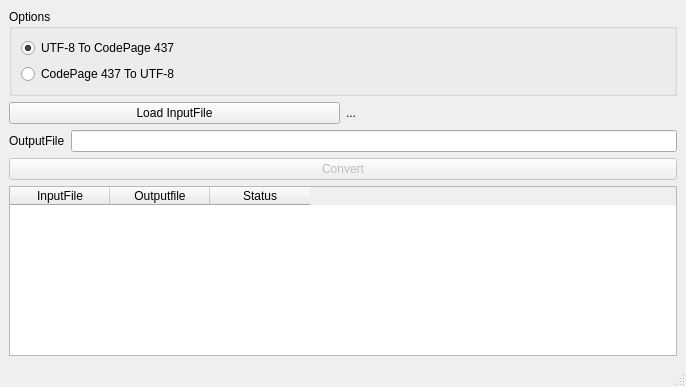
<?xml version="1.0" encoding="UTF-8"?>
<ui version="4.0">
 <class>MainWindow</class>
 <widget class="QMainWindow" name="MainWindow">
  <property name="geometry">
   <rect>
    <x>0</x>
    <y>0</y>
    <width>686</width>
    <height>387</height>
   </rect>
  </property>
  <property name="sizePolicy">
   <sizepolicy hsizetype="Preferred" vsizetype="Preferred">
    <horstretch>0</horstretch>
    <verstretch>0</verstretch>
   </sizepolicy>
  </property>
  <property name="windowTitle">
   <string>TextConverter | Ruben Frans 2DAE06 2022</string>
  </property>
  <widget class="QWidget" name="centralwidget">
   <layout class="QVBoxLayout" name="verticalLayout_2">
    <item>
     <widget class="QGroupBox" name="groupBox">
      <property name="layoutDirection">
       <enum>Qt::LeftToRight</enum>
      </property>
      <property name="autoFillBackground">
       <bool>false</bool>
      </property>
      <property name="title">
       <string>Options</string>
      </property>
      <layout class="QVBoxLayout" name="verticalLayout_3">
       <item>
        <widget class="QRadioButton" name="rbToCodePage">
         <property name="text">
          <string>UTF-8 To CodePage 437</string>
         </property>
         <property name="checked">
          <bool>true</bool>
         </property>
        </widget>
       </item>
       <item>
        <widget class="QRadioButton" name="rbToUtf">
         <property name="text">
          <string>CodePage 437 To UTF-8</string>
         </property>
        </widget>
       </item>
      </layout>
     </widget>
    </item>
    <item>
     <layout class="QVBoxLayout" name="verticalLayout_4">
      <item>
       <layout class="QHBoxLayout" name="horizontalLayout">
        <item>
         <widget class="QPushButton" name="btnLoadInput">
          <property name="text">
           <string>Load InputFile</string>
          </property>
         </widget>
        </item>
        <item>
         <widget class="QLabel" name="inputFileLabel">
          <property name="text">
           <string>...</string>
          </property>
         </widget>
        </item>
       </layout>
      </item>
      <item>
       <layout class="QHBoxLayout" name="horizontalLayout_2">
        <item>
         <widget class="QLabel" name="outputPathLabel">
          <property name="text">
           <string>OutputFile</string>
          </property>
         </widget>
        </item>
        <item>
         <widget class="QLineEdit" name="itxtOutputPath"/>
        </item>
       </layout>
      </item>
     </layout>
    </item>
    <item>
     <widget class="QPushButton" name="btnConvert">
      <property name="enabled">
       <bool>false</bool>
      </property>
      <property name="text">
       <string>Convert</string>
      </property>
     </widget>
    </item>
    <item>
     <widget class="QTableWidget" name="tableWidget">
      <property name="sizePolicy">
       <sizepolicy hsizetype="Expanding" vsizetype="Expanding">
        <horstretch>10</horstretch>
        <verstretch>0</verstretch>
       </sizepolicy>
      </property>
      <property name="minimumSize">
       <size>
        <width>661</width>
        <height>0</height>
       </size>
      </property>
      <column>
       <property name="text">
        <string>InputFile</string>
       </property>
      </column>
      <column>
       <property name="text">
        <string>Outputfile</string>
       </property>
      </column>
      <column>
       <property name="text">
        <string>Status</string>
       </property>
      </column>
     </widget>
    </item>
   </layout>
  </widget>
  <widget class="QStatusBar" name="statusbar"/>
 </widget>
 <resources/>
 <connections/>
</ui>
